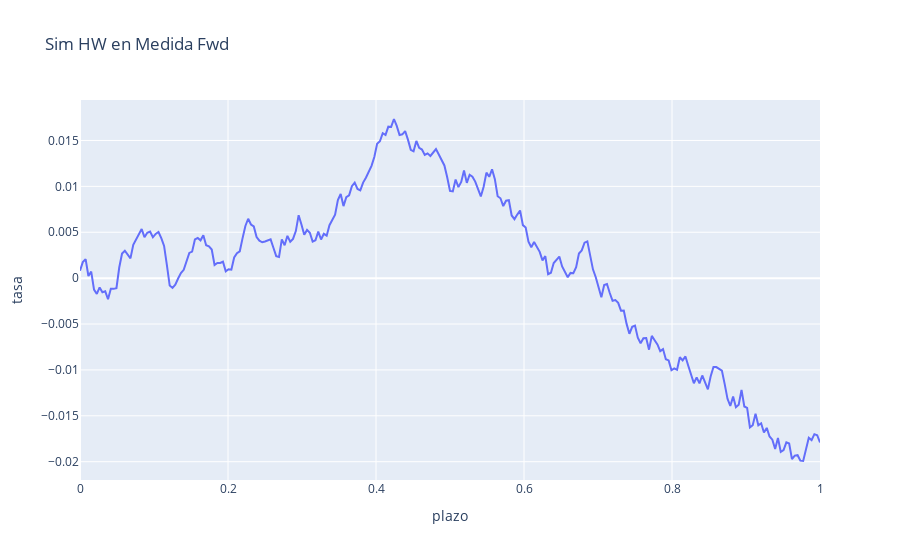

Notebook source saved alongside this figure:
### Code cell
fig = px.line(
    df_sim,
    x='plazo',
    y='tasa',
    title=f'Sim HW en Medida Fwd'
)
fig.show()

### Figure 1 — Plotly figure (JSON) as saved in the notebook; plotly's stock layout.template omitted (floating-point values rounded to 4 significant figures; data arrays with more than 128 entries replaced by an {"elided": "..."} marker saying what was removed)
{"data": [{"hovertemplate": "plazo=%{x}<br>tasa=%{y}<extra></extra>", "legendgroup": "", "line": {"color": "#636efa", "dash": "solid"}, "mode": "lines", "name": "", "orientation": "v", "showlegend": false, "type": "scatter", "x": {"elided": "265 float values"}, "xaxis": "x", "y": {"elided": "265 float values"}, "yaxis": "y"}], "layout": {"legend": {"tracegroupgap": 0}, "title": {"text": "Sim HW en Medida Fwd"}, "xaxis": {"anchor": "y", "domain": [0, 1], "title": {"text": "plazo"}}, "yaxis": {"anchor": "x", "domain": [0, 1], "title": {"text": "tasa"}}}}
